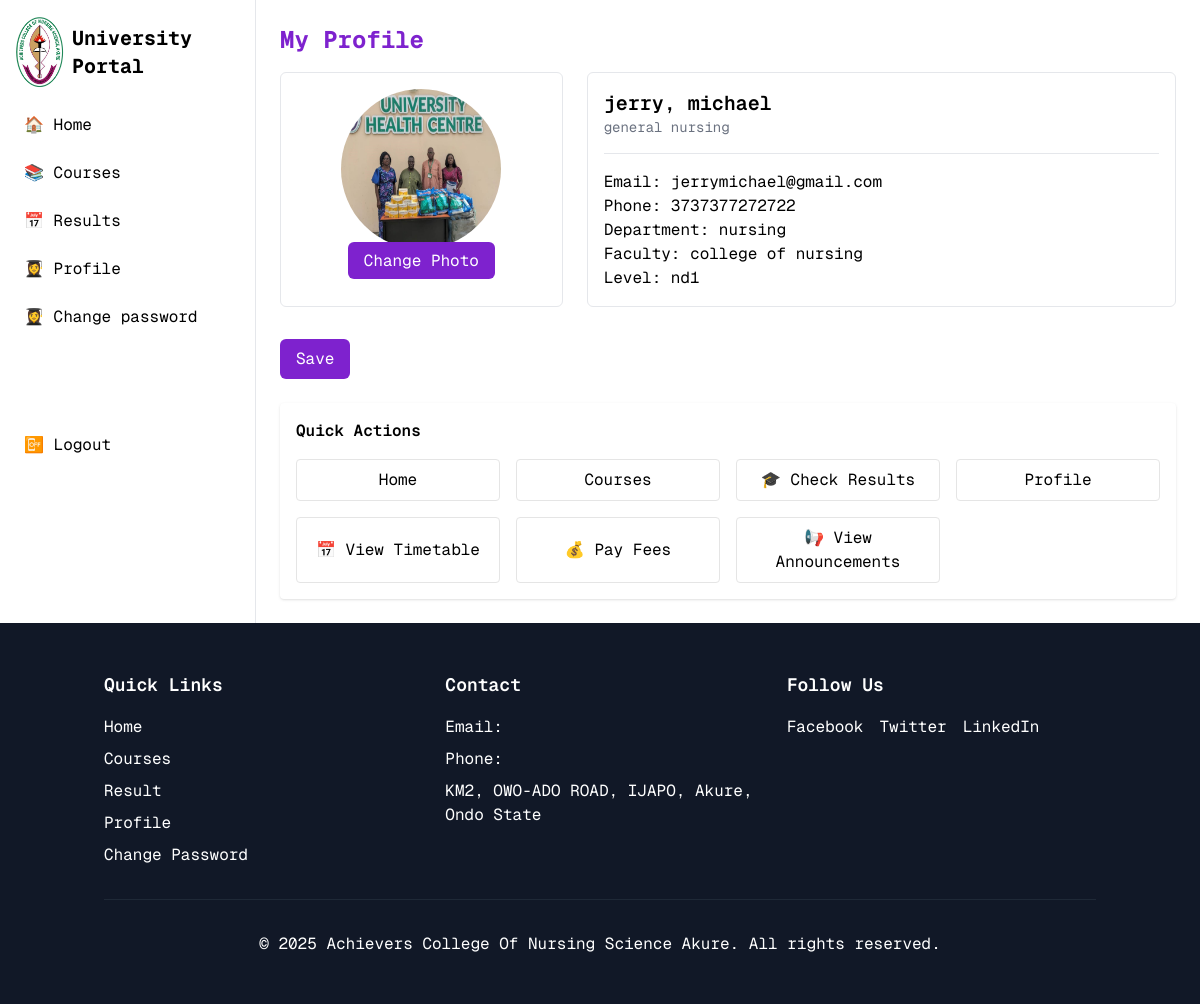
Before: /stream_a/profile/ (signed in) with the older database file.
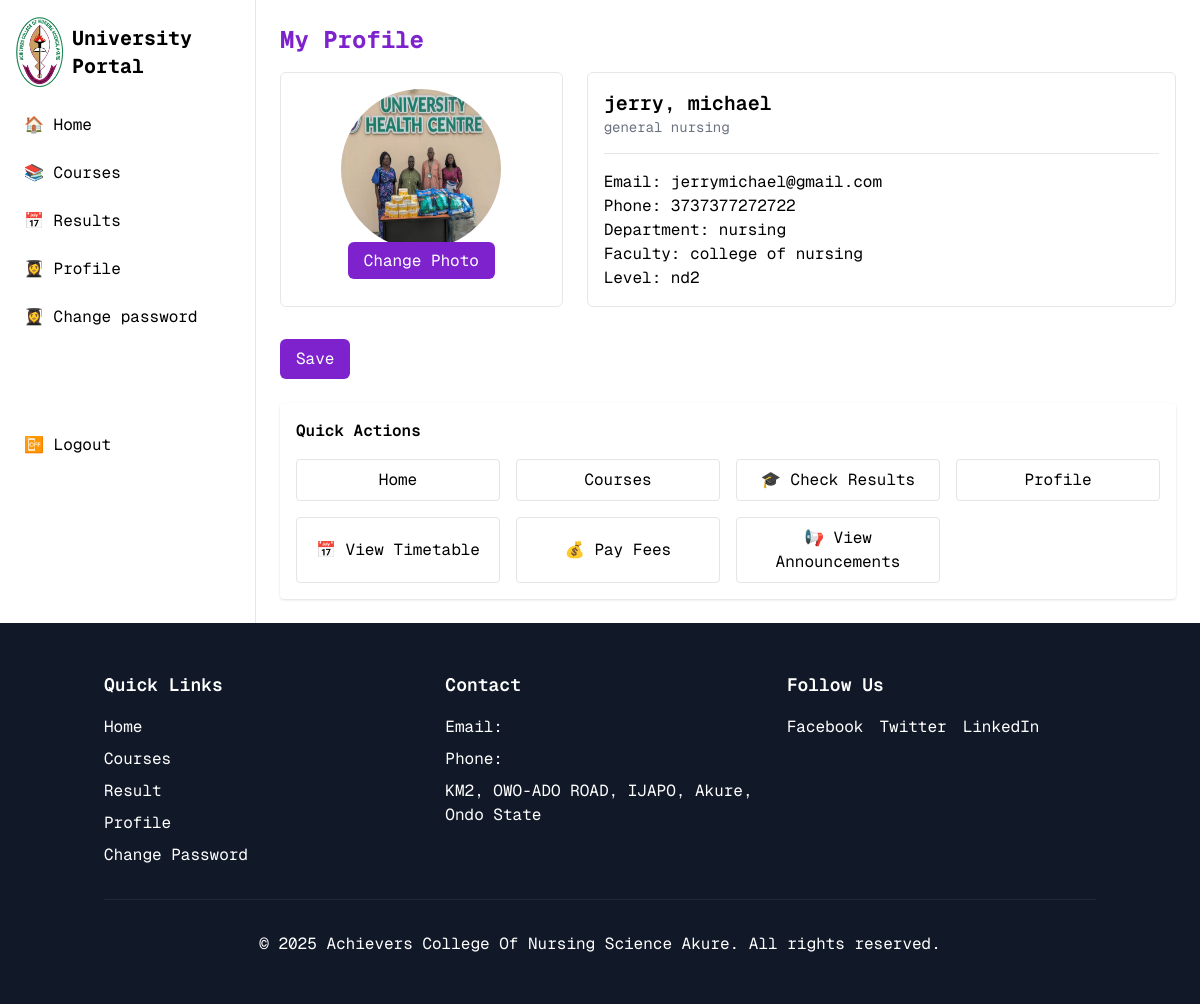
After: the same page with the newer database file.
### stream_a/models.py (models this page shows, shortened)
class Student(models.Model):
    STUDENTSTATUS_CHOICES = (
        ('inprogress', 'In Progress'),
        ('failed', 'Failed'),
        ('graduated', 'Graduated'),
    )
    GENDER_CHOICES = (
        ('f', 'Female'),
        ('m', 'Male'),
    )
    user = models.OneToOneField(CustomUser, on_delete=models.CASCADE, related_name='stream_a_student', primary_key=True)
    otherNames = models.CharField(blank=True, null=True, max_length=80)
    surname = models.CharField(blank=True, null=True, max_length=80)
    currentLevel = models.ForeignKey(Level, on_delete=models.CASCADE, related_name='currentLevel', null=True, default=1)
    matricNumber = models.CharField(blank=True, null=True, max_length=30)
    jambNumber = models.CharField(blank=True, null=True, max_length=30)
    dateOfBirth = models.DateField()
    gender = models.CharField(blank=True, null=True, max_length=15, choices=GENDER_CHOICES)
    studentPhoneNumber = models.CharField(blank=True, null=True, max_length=15)
    college = models.ForeignKey(College, on_delete=models.CASCADE, null=True)
    department = models.ForeignKey(Department, on_delete=models.CASCADE, null=True)
    programme = models.ForeignKey(Programme, on_delete=models.CASCADE, related_name='students', blank=True, null=True)
    entrySession = models.ManyToManyField(Session, through='Enrollment', related_name='entrySession')
    currentSession = models.ForeignKey(Session, on_delete=models.SET_NULL, null=True, related_name='current_students')
    primaryEmail = models.CharField(blank=True, null=True, max_length=120)
    studentEmail = models.CharField(blank=True, null=True, max_length=120)
    bloodGroup = models.CharField(blank=True, null=True, max_length=20)
    genoType = models.CharField(blank=True, null=True, max_length=20)
    modeOfEntry = models.CharField(blank=True, null=True, max_length=50)
    entryLevel =  models.ForeignKey(Level, on_delete=models.CASCADE,  null=True, default=1)
    degree = models.CharField(blank=True, null=True, max_length=50)
    nationality = models.CharField(blank=True, null=True, max_length=110)
    stateOfOrigin = models.CharField(blank=True, null=True, max_length=110)
    localGovtArea = models.CharField(blank=True, null=True, max_length=110)
    passport = models.ImageField('image', default='images/placeholder.png', null=True, blank=True)
    student_status = models.CharField(max_length=100, choices=STUDENTSTATUS_CHOICES, default='inprogress')

class Programme(ProgrammeBase):
    department = models.ForeignKey(Department, on_delete=models.CASCADE, null=True, blank=True)
    def __str__(self):
        return self.name

class Department(DepartmentBase):
    college = models.ForeignKey(College, on_delete=models.CASCADE)

class College(CollegeBase):
    def __str__(self):
        return f"{self.name} (Stream A)"

class Level(LevelBase):
    def __str__(self):
        return self.name

### stream_a/views.py (the view, shortened to what this page needs)
# urls.py: path('profile/', views.Profile, name='profile'),
@login_required
@user_passes_test(is_student, login_url="/404")
def Profile(request):
    if request.user.is_authenticated:
        user = request.user
        student = get_object_or_404(Student, user=user)
        level = get_object_or_404(Level, name=student.currentLevel)
        current_session_model = Session.objects.filter(is_current=True).first()
        current_semester_model = Semester.objects.filter(is_current=True).first()
        return render(request, "user/profile.html", {"student": student, "stream":user.stream})

### stream_a/views.py (called while the page is built)
def is_student(user):
    return user.is_authenticated and user.user_type == "student"

### templates/user/profile.html (shortened to what this page needs)
{% extends 'base.html' %} {% load custom_tags %}
{% load custom_filters %}
{% load static %}
{% block content %}
        <main class="flex-1 p-6">
            <div class="max-w-4xl mx-auto">
                <h1 class="text-2xl font-bold text-purple-700 mb-4">My Profile</h1>
                <form method="post" enctype="multipart/form-data" action="{% url 'stream_'|add:stream|add:':profile' %}" class="grid grid-cols-1 md:grid-cols-3 gap-6 sm">
                    <div class="p-4 border rounded-md text-center">
                        <img id="profileImage" src="{{student.passport.url}}" alt="Profile" class="rounded-full h-40 w-40 mx-auto">
                        <span id="uploadBtn" class="px-4 py-2 bg-purple-700 text-white rounded-md">Change Photo</span>
                    </div>
                    <div class="md:col-span-2 p-4 border rounded-md">
                        <h2 class="text-xl font-semibold">{{student.otherNames}}, {{student.surname}}</h2>
                        <p class="text-sm text-gray-500">{{student.programme}}</p>
                        <hr class="my-4">
                        <p>Email: {{student.primaryEmail}}</p>
                        <p>Phone: {{student.studentPhoneNumber}}</p>
                        <p>Department: {{student.department.name}}</p>
                        <p>Faculty: {{student.college.name}}</p>
                        <p>Level: {{student.currentLevel}}</p>
                    </div>
                    <div>
                        <button class="mt-2 px-4 py-2 bg-purple-700 text-white rounded-md">Save</button>
                    </div>
                </form>
            </div>
			<div class="mt-6 bg-white p-4 rounded shadow">
				<h3 class="font-semibold">Quick Actions</h3>
				<div class="grid md:grid-cols-4 gap-4 mt-4">
                    <button onclick="location.href='{% url 'stream_'|add:stream|add:':dashboard' %}';" class="py-2 px-3 bg-transparent hover:bg-gray-100 duration-300 rounded border border-neutral-200">
						Home
					</button>
                    <button onclick="location.href='{% url 'stream_'|add:stream|add:':courses' %}';" class="py-2 px-3 bg-transparent hover:bg-gray-100 duration-300 rounded border border-neutral-200">
						Courses
					</button>
                    <button onclick="location.href='{% url 'stream_'|add:stream|add:':result_filter' %}';" class="py-2 px-3 bg-transparent hover:bg-gray-100 duration-300 rounded border border-neutral-200">
						🎓 Check Results
					</button>
                    <button onclick="location.href='{% url 'stream_'|add:stream|add:':profile' %}';" class="py-2 px-3 bg-transparent hover:bg-gray-100 duration-300 rounded border border-neutral-200">
						Profile
					</button>
					<button class="py-2 px-3 bg-transparent hover:bg-gray-100 duration-300 rounded border border-neutral-200">
						📅 View Timetable
					</button>
					<button class="py-2 px-3 bg-transparent hover:bg-gray-100 duration-300 rounded border border-neutral-200">
						💰 Pay Fees</button>
					<button class="py-2 px-3 bg-transparent hover:bg-gray-100 duration-300 rounded border border-neutral-200">
						📢 View Announcements
					</button>
				</div>
			</div>
        </main>
    </div>
{% endblock %}

### templates/base.html (shortened to what this page needs)
{% load static %}
{% load custom_tags %}
{% load custom_filters %}
<!DOCTYPE html>
<html lang="en">
<head>
  <link rel="stylesheet" href="{% static '/main.css' %}">
  <script src="https://cdn.tailwindcss.com"></script>
</head>
<body class="min-h-screen bg-white">
  <div class="flex flex-col md:flex-row">
    <aside class="md:max-w-[256px] w-full bg-white md:border-r p-4">
      <section class="flex flex-row justify-between items-center">
        <div class="flex items-center gap-2">
          <img src="{% static '/assets/achievers.png' %}" width="48" height="48" class="object-cover cursor-pointer" />
          <h2 class="text-xl font-bold">University Portal</h2>
        </div>
      </section>
      <ul id="navBar" class="absolute z-20 md:relative mt-4 space-y-2 bg-white z-20">
        <li><a href="{% url 'stream_'|add:stream|add:':dashboard' %}" class="flex items-center gap-2 p-2 hover:bg-gray-200 rounded">🏠 Home</a></li>
        <li><a href="{% url 'stream_'|add:stream|add:':courses' %}" class="flex items-center gap-2 p-2 hover:bg-gray-200 rounded">📚 Courses</a></li>
        <li><a href="{% url 'stream_'|add:stream|add:':result_filter' %}" class="flex items-center gap-2 p-2 hover:bg-gray-200 rounded">📅 Results</a></li>
        <li><a href="{% url 'stream_'|add:stream|add:':profile' %}" class="flex items-center gap-2 p-2 hover:bg-gray-200 rounded">👩‍🎓 Profile</a></li>
        <li><a href="{% url 'common:change_password' %}" class="flex items-center gap-2 p-2 hover:bg-gray-200 rounded">👩‍🎓 Change password</a></li>
        <li class="pt-[80px]">
        <a href="{% url 'common:logout' %}" class="flex items-center gap-2 p-2 hover:bg-gray-200 rounded">📴 Logout</a>
        </li>
      </ul>
    </aside>
    {% block content %}{% endblock %}
  <footer class="bg-gray-900 text-white py-12">
    <div class="container mx-auto px-4">
      <div class="grid md:grid-cols-3 gap-8">
        <div>
          <h3 class="text-lg font-semibold mb-4">Quick Links</h3>
          <ul class="space-y-2">
            <li><a href="{% url 'stream_'|add:stream|add:':dashboard' %}" class="hover:text-[#926868]">Home</a></li>
            <li><a href="{% url 'stream_'|add:stream|add:':courses' %}" class="hover:text-[#926868]">Courses</a></li>
            <li><a href="{% url 'stream_'|add:stream|add:':result_filter' %}" class="hover:text-[#926868]">Result</a></li>
            <li><a href="{% url 'stream_'|add:stream|add:':profile' %}" class="hover:text-[#926868]">Profile</a></li>
            <li><a href="{% url 'common:change_password' %}" class="hover:text-[#926868]">Change Password</a></li>
          </ul>
        </div>
        <div>
          <h3 class="text-lg font-semibold mb-4">Contact</h3>
          <ul class="space-y-2">
            <li>Email: </li>
            <li>Phone: </li>
            <li>KM2, OWO-ADO ROAD, IJAPO, Akure, Ondo State</li>
          </ul>
        </div>
        <div>
          <h3 class="text-lg font-semibold mb-4">Follow Us</h3>
          <div class="flex space-x-4">
            <a href="#" class="hover:text-[#926868]">Facebook</a>
            <a href="#" class="hover:text-[#926868]">Twitter</a>
            <a href="#" class="hover:text-[#926868]">LinkedIn</a>
          </div>
        </div>
      </div>
      <div class="border-t border-gray-800 mt-8 pt-8 text-center">
        <p>© <span id="currentYear"></span> Achievers College Of Nursing Science Akure. All rights reserved.</p>
      </div>
    </div>
  </footer>
</body>
</html>

### static/main.css (style rules this page uses)
* { font-family: 'GeistMono', monospace; font-size: 16px; line-height: 1.5; margin: 0; padding: 0; box-sizing: border-box; }

### templates/base.html (style rules this page uses)
#navBar { display: none; }
#navBar { display: none; transition: all 0.3s ease-in-out; }
@media (min-width: 1024px) { #navBar { display: block; position: static; } }

Changed rows visible on the page:
changed Student "jerry": currentLevel "nd1" → "nd2"
